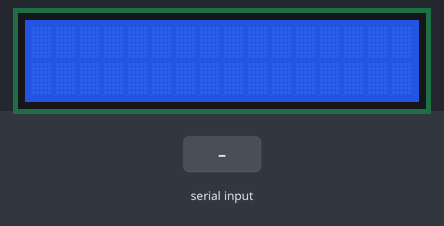
Bench run of a sketch on a simulated Arduino Uno, built with avr-gcc and run on an emulated ATmega328P. Shown: 16×2 character LCD. The test bench sets the inputs (shaded band). What the sketch prints to the serial monitor is not drawn.

Above: at 1.2 s.
1.3 s: "1" received over Serial
At 2.6 s:
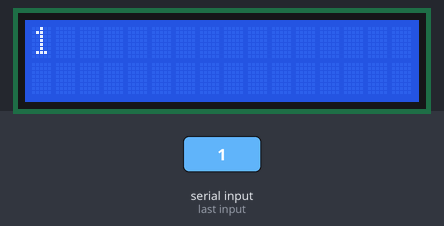
3.8 s: "0" received over Serial
At 5.7 s:
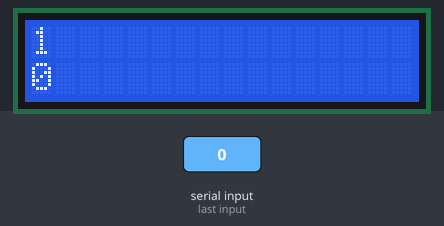
6.3 s: "2" received over Serial
At 7.6 s:
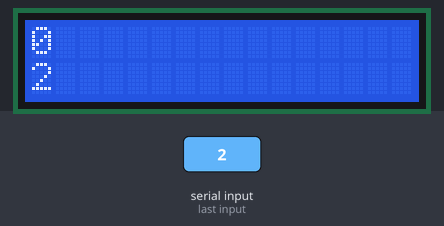
Timing chart, 0 to 9.3 s (numbered marks = the images above; inputs shaded):
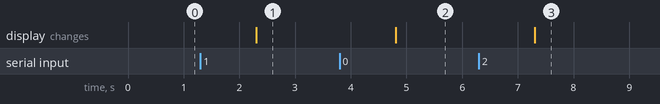

The sketch:

tela_lcd_readstring.ino
```cpp
#include <LiquidCrystal.h>

int lastMessageRow = 0;
String lastMessageSent = "";

const int rs = 12, en = 11, d4 = 5, d5 = 4, d6 = 3, d7 = 2;
LiquidCrystal lcd(rs, en, d4, d5, d6, d7);

void setup() {
  // Inicializa a porta Serial
  Serial.begin(9600);

  lcd.begin(16, 2);

}

void loop() {
  if (Serial.available() > 0) {
    String msg = Serial.readString();
    Serial.print("Mensagem recebida: ");
    Serial.print(msg);
    Serial.println();
    if (lastMessageRow == 1) {
      printMessage(lastMessageSent, 0);
      printMessage(msg, 1);
      lastMessageRow = 0;
    } else {
      printMessage(msg, lastMessageRow);
    }
    lastMessageRow++;
  }
}

void printMessage(String msg, int lastMessageRow) {
  lcd.setCursor(0, lastMessageRow);
  lcd.print("                ");
  lcd.setCursor(0, lastMessageRow);
  lcd.print(msg);
  lastMessageSent = msg;
}
```

Measured:
- after the input at 1.3 s, the display: changes after 1.0 s (image 1)
- after the input at 3.8 s, the display: changes after 1.0 s (image 2)
- after the input at 6.3 s, the display: changes after 1.0 s (image 3)
